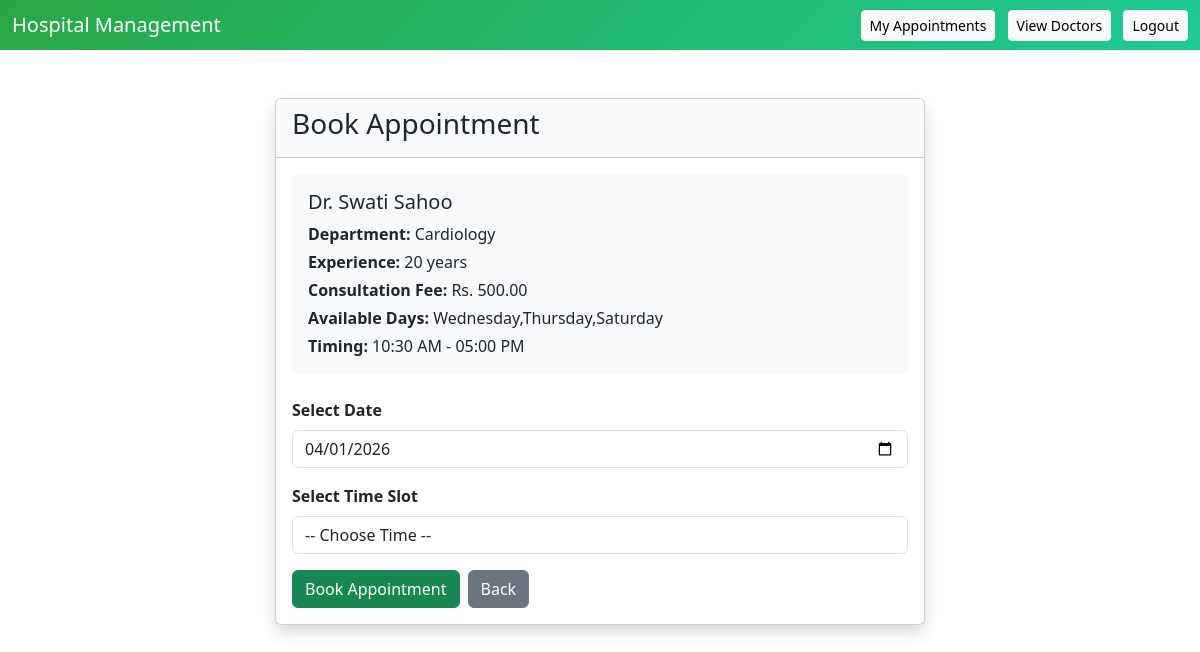
Screenshot of /patients/book_appointment.php?doctor_id=3 (signed in) with the database file from the repository.
### tables this page shows
CREATE TABLE `doctors` (
  `doctor_id` int(11) NOT NULL,
  `user_id` int(11) DEFAULT NULL,
  `first_name` varchar(50) DEFAULT NULL,
  `last_name` varchar(50) DEFAULT NULL,
  `department_id` int(11) DEFAULT NULL,
  `phone` varchar(15) DEFAULT NULL,
  `experience` int(11) DEFAULT NULL,
  `available_days` varchar(100) DEFAULT NULL,
  `start_time` time DEFAULT NULL,
  `end_time` time DEFAULT NULL,
  `consultation_fee` decimal(10,2) DEFAULT NULL,
  `middle_name` varchar(50) DEFAULT NULL,
  `date_of_birth` date DEFAULT NULL,
  `title` enum('Mr','Mrs','Miss','Ms','Dr','Other') DEFAULT 'Dr',
  `image` varchar(255) DEFAULT NULL
);

CREATE TABLE `departments` (
  `department_id` int(11) NOT NULL,
  `department_name` varchar(100) NOT NULL
);

### patients/book_appointment.php (the view, shortened to what this page needs)
<?php
include("../config/db.php");
$doctor_id = 0;
if (isset($_GET['doctor_id'])) {
    $doctor_id = (int) $_GET['doctor_id'];
}
$date = isset($_GET['date']) ? trim($_GET['date']) : date('Y-m-d');
function doctor_is_available_on_day($available_days, $selected_date)
{
    $selected_day_full = strtolower(trim(date('l', strtotime($selected_date))));
    $selected_day_short = strtolower(trim(date('D', strtotime($selected_date))));
    $days = array_map('trim', explode(',', $available_days));
    foreach ($days as $day) {
        $day_lower = strtolower($day);
        if ($day_lower === $selected_day_full || $day_lower === $selected_day_short) {
            return true;
        }
    }
    return false;
}
function valid_date_format($date)
{
    return preg_match("/^\d{4}-\d{2}-\d{2}$/", $date);
}
$stmt = mysqli_prepare($con, "SELECT doctors.*, departments.department_name
                              FROM doctors
                              JOIN departments ON doctors.department_id = departments.department_id
                              WHERE doctor_id = ?
                              LIMIT 1");
mysqli_stmt_bind_param($stmt, "i", $doctor_id);
mysqli_stmt_execute($stmt);
$doc_result = mysqli_stmt_get_result($stmt);
$doctor = mysqli_fetch_assoc($doc_result);
$stmt = mysqli_prepare($con, "SELECT COUNT(*) as total FROM appointments
                              WHERE doctor_id = ?
                              AND appointment_date = ?
                              AND status != 'Cancelled'");
mysqli_stmt_bind_param($stmt, "is", $doctor_id, $date);
mysqli_stmt_execute($stmt);
$limit_result = mysqli_stmt_get_result($stmt);
$row = mysqli_fetch_assoc($limit_result);
$isFull = ($row['total'] >= 10);
?>
<!DOCTYPE html>
<html>
<head>
<link href="https://cdn.jsdelivr.net/npm/bootstrap@5.3.0/dist/css/bootstrap.min.css" rel="stylesheet">
</head>
<body>
<nav class="navbar navbar-dark mb-4">
  <div class="container-fluid">
    <span class="navbar-brand mb-0 h1">Hospital Management</span>
    <div>
      <a href="dashboard.php" class="btn btn-light btn-sm me-2">My Appointments</a>
      <a href="../public/doctors.php" class="btn btn-light btn-sm me-2">View Doctors</a>
      <a href="../logout.php" class="btn btn-light btn-sm">Logout</a>
    </div>
  </div>
</nav>
<div class="container mt-5">
<div class="card shadow" style="max-width: 650px; margin: auto;">
  <div class="card-header bg-light">
    <h3>Book Appointment</h3>
  </div>
  <div class="card-body">
    <?php
    $doctor_available_today = valid_date_format($date) ? doctor_is_available_on_day($doctor['available_days'], $date) : false;
    ?>
    <div class="mb-4 p-3 bg-light rounded">
      <h5>Dr. <?php echo $doctor['first_name'] . " " . $doctor['last_name']; ?></h5>
      <p class="mb-1"><strong>Department:</strong> <?php echo $doctor['department_name']; ?></p>
      <p class="mb-1"><strong>Experience:</strong> <?php echo $doctor['experience']; ?> years</p>
      <p class="mb-1"><strong>Consultation Fee:</strong> Rs. <?php echo number_format($doctor['consultation_fee'], 2); ?></p>
      <p class="mb-1"><strong>Available Days:</strong> <?php echo $doctor['available_days']; ?></p>
      <p class="mb-0"><strong>Timing:</strong> <?php echo date('h:i A', strtotime($doctor['start_time'])) . " - " . date('h:i A', strtotime($doctor['end_time'])); ?></p>
    </div>
    <form method="POST">
      <div class="mb-3">
        <label class="form-label"><strong>Select Date</strong></label>
        <input type="date"
               name="date"
               class="form-control"
               value="<?php echo htmlspecialchars($date); ?>"
               min="<?php echo date('Y-m-d'); ?>"
               onchange="window.location='book_appointment.php?doctor_id=<?php echo $doctor_id; ?>&date='+this.value;"
               required>
      </div>
      <div class="mb-3">
        <label class="form-label"><strong>Select Time Slot</strong></label>
        <select name="time" class="form-control" <?php if ($isFull || !$doctor_available_today) echo "disabled"; ?> required>
          <option value="">-- Choose Time --</option>
        </select>
      </div>
      <div class="d-flex gap-2">
        <button type="submit" name="book" class="btn btn-success" <?php if ($isFull || !$doctor_available_today) echo "disabled"; ?>>Book Appointment</button>
        <a href="../public/doctors.php" class="btn btn-secondary">Back</a>
      </div>
    </form>
  </div>
</div>
</div>
</body>
</html>

### patients/book_appointment.php (style rules this page uses)
.navbar { background: linear-gradient(135deg, #28a745 0%, #20c997 100%); }

### rows the page displays
doctors: first_name "Swati", last_name "Sahoo", department.department_name "Cardiology", experience "20", consultation_fee "500.00", available_days "Wednesday,Thursday,Saturday", start_time "10:30 AM", end_time "05:00 PM"
